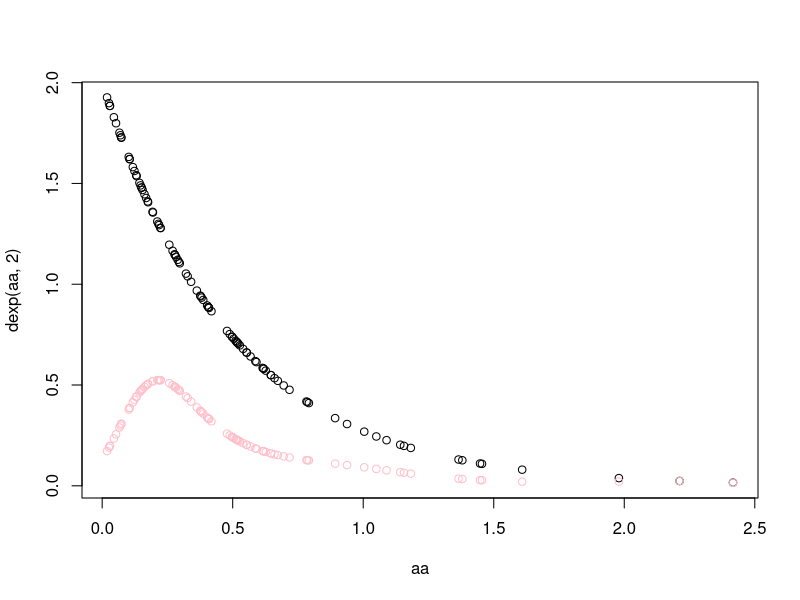
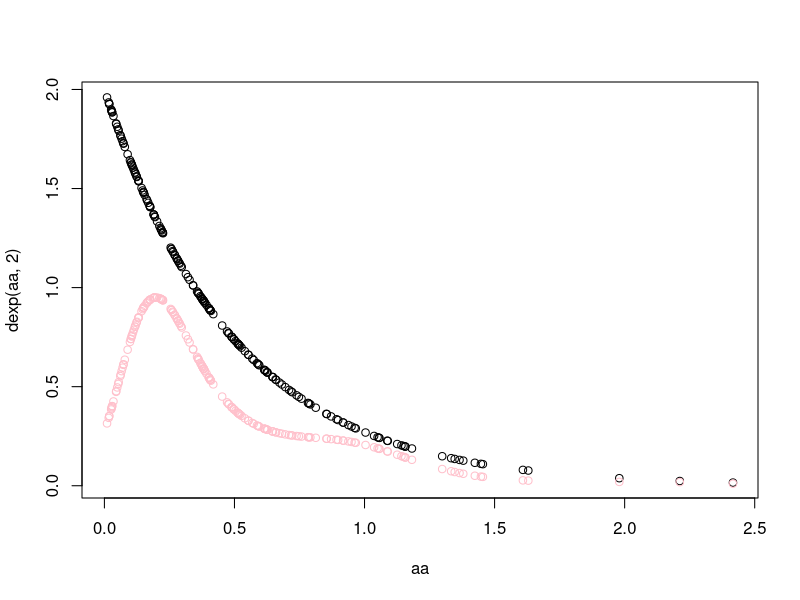
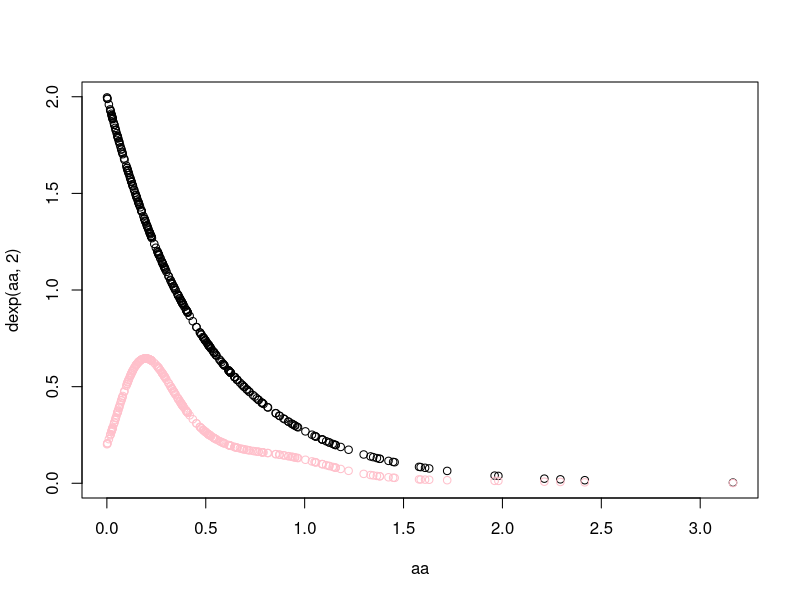
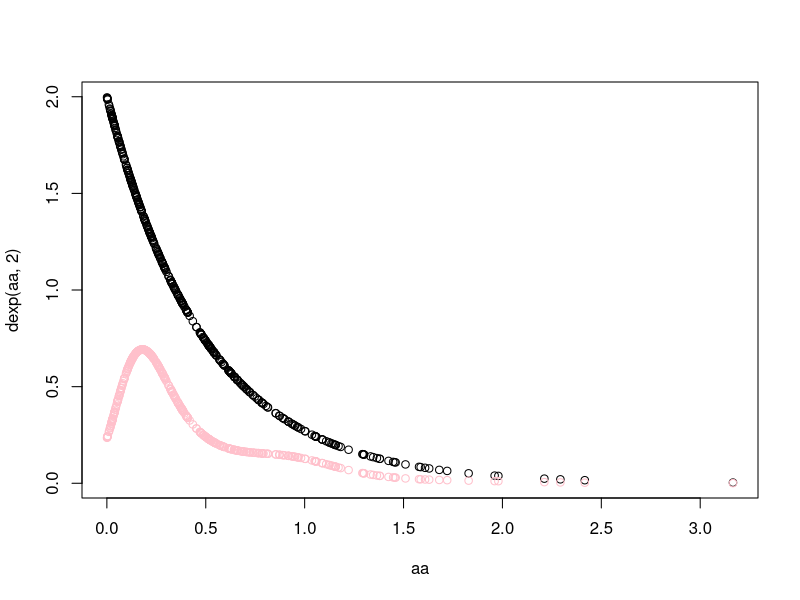
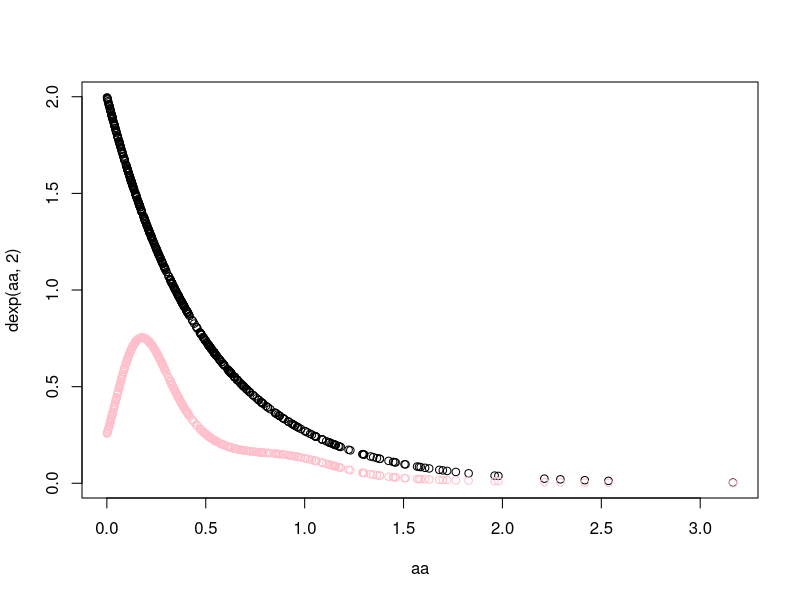
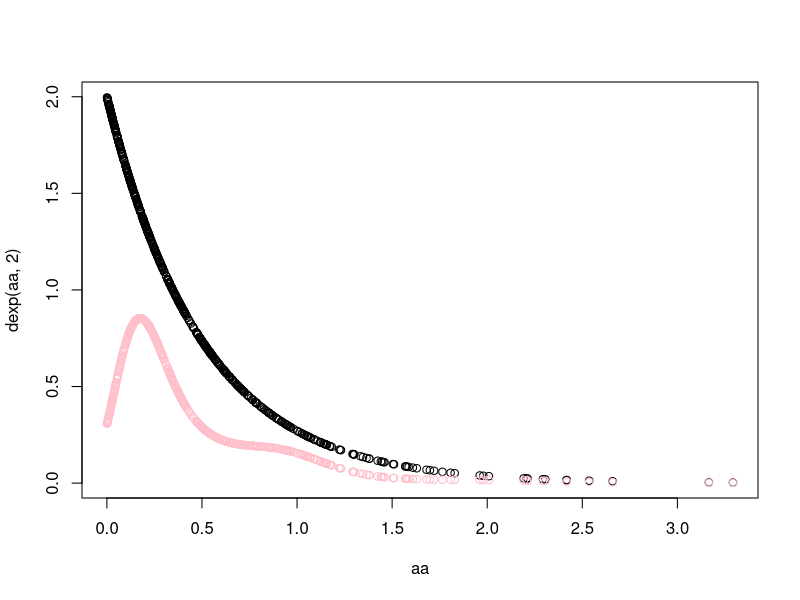
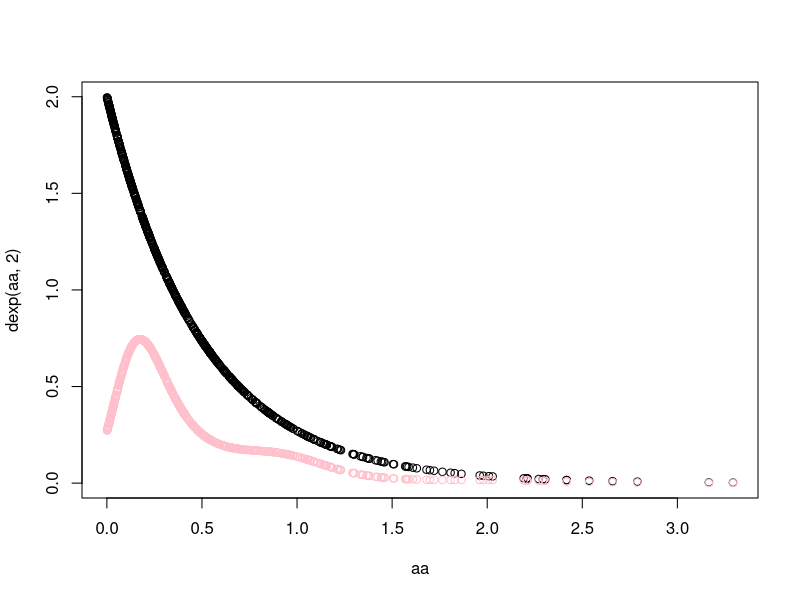
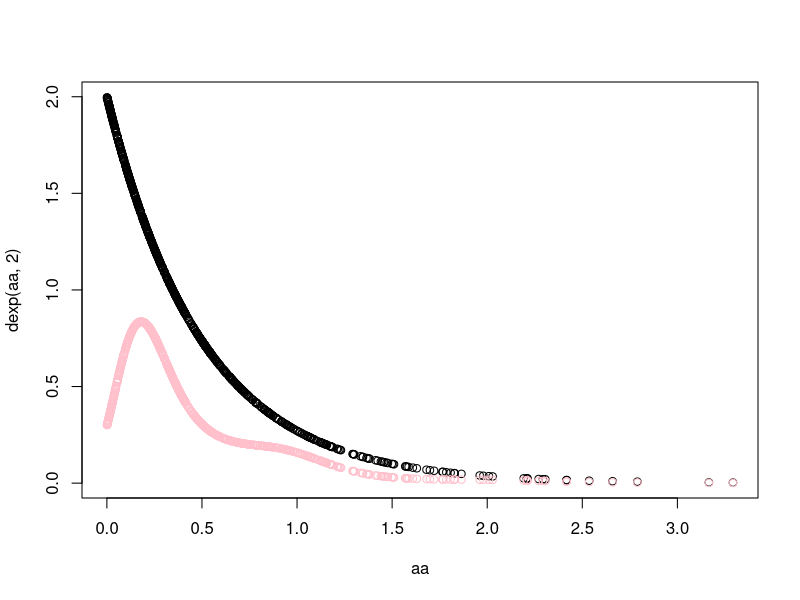

Write the R code that produced these figures, in order. (Note: this script raises an error after producing the figures.)
###########exp

n=500
set.seed(1)
xa=xb=rexp(n, 2)
aa=xa
set.seed(1)
anew=rnorm(n, 0, 100)
q=anew

sme_den_exp=function(n,s,l,xa,aa,q)
{
  qw1=Sys.time()
  set.seed(1)
  xa=xb=rexp(n, 2)
  aa=xa
  set.seed(1)
  anew=rnorm(n, 0, 100)
  q=anew

  n=length(xa)
  g=matrix(NA,n,n)
  
  for(a in 1:n){
    for(b in 1:n){
      
      
      g[a,b]=exp(-s*(xa[a]-xb[b])^2)*2*(s)*(1-2*s*(xa[a]-xb[b])^2)
      
    }
  }
  
  h1=matrix(NA,n,n)
  for(a in 1:n){
    for(b in 1:n){
      
      h1[a,b]=exp(-s*(xa[a]-xb[b])^2)*4*(s^2)*(3-2*((xa[a]-xb[b])^2))*(xa[a]-xb[b])
    }
  } 
  
  h11=apply(h1,1,sum)/n
  
  h2=matrix(NA,n,n)
  for(a in 1:n){
    for(b in 1:n){
      
      
      h2[a,b]=exp(-s*(xa[a]-xb[b])^2)*2*(s)*(1-2*s*(xa[a]-xb[b])^2)
      
      
    }
  }
  
  
  
  h22=matrix(NA,n,n)
  for(a in 1:n){
    for(b in 1:n){
      
      h22[a,b]=h2[a,b]*(-xb[b]/100)
      
    }
  }  
  
  h222=apply(h22,1,sum)/n
  
  h=h11+h222
  
  
  
  inverse=solve(g+n*l*diag(1,n,n))
  beta=inverse%*%h/l
  
  
  
  k=length(aa)
  
  x1=matrix(NA,n,k)
  for(a in 1:n){
    for(b in 1:k){
      x1[a,b]=exp(-s*(xa[a]-aa[b])^2)*-2*(s)*(xa[a]-aa[b])
      
    }
  }  
  
  
  
  x11=matrix(NA,n,k)
  for(a in 1:n){
    for(b in 1:k){
      
      x11[a,b]=x1[a,b]%*%(-xa[a]/100)
    }
  }  
  
  
  xi1=apply(x11,2,sum)/n
  
  
  x22=matrix(NA,n,k)
  
  for(a in 1:n){
    for(b in 1:k){
      
      x22[a,b]=exp(-s*(xa[a]-aa[b])^2)*2*(s)*(2*s*(xa[a]-aa[b])^2-1)
      
    }
  }  
  
  
  x2=apply(x22,2,sum)/n
  
  xi2=x2
  
  xi=xi1+xi2
  
  
  bx1=matrix(NA,n,k)
  for(i in 1:n){
    for(j in 1:k){
      bx1[i,j]=beta[i]*x1[i,j]
    }
  }
  
  
  f1=-xi/l+ apply(bx1,2,sum)
  
  
  ##################for q
  k=length(q)
  x1=matrix(NA,n,k)
  for(a in 1:n){
    for(b in 1:k){
      x1[a,b]=exp(-s*(xa[a]-q[b])^2)*-2*(s)*(xa[a]-q[b])
      
    }
  }  
  
  
  
  x11=matrix(NA,n,k)
  for(a in 1:n){
    for(b in 1:k){
      
      x11[a,b]=x1[a,b]%*%(-xa[a]/100)
    }
  }  
  
  
  xi1=apply(x11,2,sum)/n
  
  
  x22=matrix(NA,n,k)
  
  for(a in 1:n){
    for(b in 1:k){
      
      x22[a,b]=exp(-s*(xa[a]-q[b])^2)*2*(s)*(2*s*(xa[a]-q[b])^2-1)
      
    }
  }  
  
  
  x2=apply(x22,2,sum)/n
  
  xi2=x2
  
  xi=xi1+xi2
  
  
  bx1=matrix(NA,n,k)
  for(i in 1:n){
    for(j in 1:k){
      bx1[i,j]=beta[i]*x1[i,j]
    }
  }
  
  
  f2=-xi/l+ apply(bx1,2,sum)
  
  deno=mean(exp(f2))
  
  p=exp(f1)*(dnorm(aa,0,100))/deno
  plot(aa,dexp(aa,2))
  points(aa,p,col="pink")
  qw2=Sys.time()
  qw3=qw2-qw1
  cv=list(sum(((p-(dexp(aa,2)))^2)/length(p)),p,qw3)
  return(cv)
  
}
fit_exp1=sme_den_exp(n=100,s=1,l=1/1000,xa=xa,aa=xa,q=anew) 
fit_exp2=sme_den_exp(n=200,s=1,l=1/1000,xa=xa,aa=xa,q=anew) 
fit_exp3=sme_den_exp(n=300,s=1,l=1/1000,xa=xa,aa=xa,q=anew) 
fit_exp4=sme_den_exp(n=400,s=1,l=1/1000,xa=xa,aa=xa,q=anew) 
fit_exp5=sme_den_exp(n=500,s=1,l=1/1000,xa=xa,aa=xa,q=anew) 
fit_exp6=sme_den_exp(n=600,s=1,l=1/1000,xa=xa,aa=xa,q=anew) 
fit_exp7=sme_den_exp(n=700,s=1,l=1/1000,xa=xa,aa=xa,q=anew) 
fit_exp8=sme_den_exp(n=800,s=1,l=1/1000,xa=xa,aa=xa,q=anew) 
fit_exp9=sme_den_exp(n=900,s=1,l=1/1000,xa=xa,aa=xa,q=anew) 
fit_exp10=sme_den_exp(n=1000,s=1,l=1/1000,xa=xa,aa=xa,q=anew) 
fit_exp11=sme_den_exp(n=2000,s=1,l=1/1000,xa=xa,aa=xa,q=anew) 


n1=c(100,200,300,400,500,600,700,800,900,1000)
tt=c(fit_exp1[[3]],fit_exp2[[3]],fit_exp3[[3]],fit_exp4[[3]],fit_exp5[[3]],fit_exp6[[3]],
     fit_exp7[[3]],fit_exp8[[3]],fit_exp9[[3]],fit_exp10[[3]],fit_exp11[[3]],fit_exp12[[3]])
plot(n,tt,ylab = "time in seconds",xlab = "n",main = "plot for Time")


kde=function(n,h)
{
  qw1=Sys.time()

  set.seed(1)
  x=rexp(n,2)
  
  
  h1=1.06*((var(x))^.5)*n^(-1/5)
  
  a=x
  
  
  
  f=matrix(NA,n,1)
  for(i in 1:n){
    
    f[i]=sum(exp(-0.5*((a[i]-x)/h)^2))/(n*h*sqrt(2*pi))
    
  }
  
  f1=matrix(NA,n,1)
  for(i in 1:n){
    
    f1[i]=sum(exp(-0.5*((a[i]-x)/h1)^2))/(n*h1*sqrt(2*pi))
    
  }
  
  
  
  
  plot(a,dexp(a,2),main="kde")
  points(a,f,col="blue")
  points(a,f1,col="red")
  cv1=sum(((f-(dexp(a,2)))^2)/length(f))
  cv2=sum(((f1-(dexp(a,2)))^2)/length(f))
  qw2=Sys.time()
  qw3=qw2-qw1
  cv=list(cv1,cv2,qw3,f,f1)
  return(cv)
  
}


fit_exp1=kde(n=100,h=.035)
fit_exp2=kde(n=200,h=.035)
fit_exp3=kde(n=300,h=.035)
fit_exp4=kde(n=400,h=.035)
fit_exp5=kde(n=500,h=.035)
fit_exp6=kde(n=600,h=.035)
fit_exp7=kde(n=700,h=.035)
fit_exp8=kde(n=800,h=.035)
fit_exp9=kde(n=900,h=.035)
fit_exp10=kde(n=1000,h=.035)
fit_exp11=kde(n=2000,h=.035)
fit_exp12=kde(n=5000,h=.035)

tt1=c(fit_exp1[[3]],fit_exp2[[3]],fit_exp3[[3]],fit_exp4[[3]],fit_exp5[[3]],fit_exp6[[3]],
     fit_exp7[[3]],fit_exp8[[3]],fit_exp9[[3]],fit_exp10[[3]],fit_exp11[[3]],fit_exp12[[3]])

aexp=function(n,s,l)
{
  qw1=Sys.time()
  
  set.seed(1)
  xa=rexp(n,2)
  aa=xa
  k1=matrix(NA,n,n)
  for (i in 1:n){
    for (j in 1:n){
      k1[i,j]=-2*s*(xa[i]-xa[j])*exp(-s*(xa[i]-xa[j])^2)
    }
  }
  
  a=matrix(NA,n,n)
  for (i in 1:n){
    for (j in 1:n){
      a[i,j]=sum(k1[,i]*k1[,j])/n
    }
  }
  
  k2=matrix(NA,n,n)
  for (i in 1:n){
    for (j in 1:n){
      k2[i,j]=2*s*(2*s*(xa[i]-xa[j])^2-1)*exp(-s*(xa[i]-xa[j])^2)
    }
  }
  
  
  q1=-xa/100
  
  b=matrix(NA,n,1)
  for (i in 1:n){
    b[i]=sum(k2[,i]+q1[i]*k1[,i])/n
  }
  
  
  al=-solve(a+l*diag(1,n,n))%*%b
  
  sa=length(aa)
  
  kx=matrix(NA,sa,n)
  for (i in 1:sa){
    for (j in 1:n){
      kx[i,j]=exp(-s*(aa[i]-xa[j])^2)
    }
  }
  
  
  
  ff=matrix(NA,sa,n)
  for (i in 1:sa){
    for (j in 1:n){
      ff[i,j]=al[j]*kx[i,j]
    }
  }
  
  f1=apply(ff,1,sum)
  
  
  set.seed(10)
  daa=rnorm(1000,0,100)
  ee=length(daa)
  dkx=matrix(NA,ee,n)
  for (i in 1:ee){
    for (j in 1:n){
      dkx[i,j]=exp(-s*(daa[i]-xa[j])^2)
    }
  }
  
  
  
  dff=matrix(NA,ee,n)
  for (i in 1:ee){
    for (j in 1:n){
      dff[i,j]=al[j]*dkx[i,j]
    }
  }
  
  df1=apply(dff,1,sum)
  
  
  
  deno=mean(exp(df1))
  #infinity
  
  p=exp(f1)*dnorm(aa,0,100)/deno
  
  plot(aa,dexp(aa,2),xlim=c(0,3))
  points(aa,p,col="green")
  qw2=Sys.time()
  qw3=qw2-qw1
  cv3=list(sum(((p-(dexp(aa,2)))^2)/length(p)),p,qw3)
  return(cv3)
}

fit_exp1=aexp(n=100,s=30,l=6)
fit_exp2=aexp(n=200,s=30,l=6)
fit_exp3=aexp(n=300,s=30,l=6)
fit_exp4=aexp(n=400,s=30,l=6)
fit_exp5=aexp(n=500,s=30,l=6)
fit_exp6=aexp(n=600,s=30,l=6)
fit_exp7=aexp(n=700,s=30,l=6)
fit_exp8=aexp(n=800,s=30,l=6)
fit_exp9=aexp(n=900,s=30,l=6)
fit_exp10=aexp(n=1000,s=30,l=6)
fit_exp11=aexp(n=2000,s=30,l=6)
fit_exp12=aexp(n=5000,s=30,l=6)


tt2=c(fit_exp1[[3]],fit_exp2[[3]],fit_exp3[[3]],fit_exp4[[3]],fit_exp5[[3]],fit_exp6[[3]],
      fit_exp7[[3]],fit_exp8[[3]],fit_exp9[[3]],fit_exp10[[3]],fit_exp11[[3]])


plot(n1[1:11],tt[1:11],ylab = "time in seconds",xlab = "n",main = "Computational Cost for each method",col="red",ylim=c(0,18))
lines(n1[1:11],tt[1:11],col="red")
lines(n1[1:11],tt1[1:11],col="blue")
lines(n1[1:11],tt2,col="green")
points(n1[1:11],tt1[1:11],col="blue")
points(n1[1:11],tt2,col="green")


legend("topleft",bty="n",legend=c("KDE","SME","AME"),
       lty=c(2,2),col=c("blue","red","green"))

fit_exp[[1]]
try1[[1]]
try1[[2]]
try[[1]]
